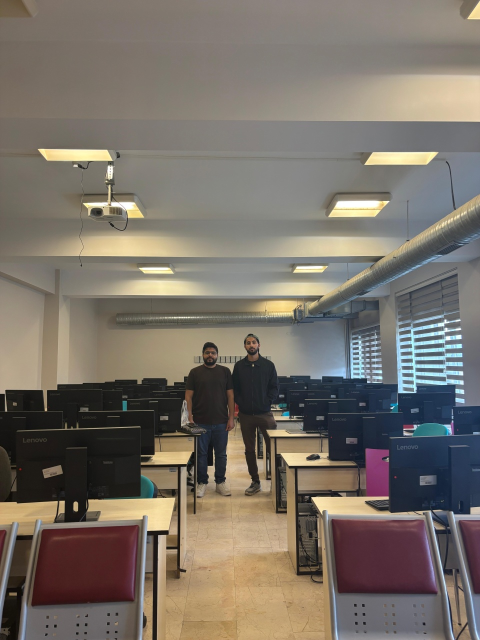
#> input picture dataset/images/far_faces/1.jpg, 960 x 1280 px (shown at 1/2 size); its folder holds only this picture in this run
$ python annotate.py
#> lines starting #> are read from the running program, lines starting #| are printed output that depends on the picture; after the words box and inside, x2 and y2 are one past the last pixel; in counts of white or black regions, pixels touching at a corner belong together
import os, glob, cv2

IMG_ROOT, LBL_ROOT = "dataset/images", "dataset/labels"
MAX_H = 900
boxes, drag, base, title = [], None, None, ""


def redraw():
    canvas = base.copy()
    for x1, y1, x2, y2 in boxes:
        cv2.rectangle(canvas, (x1, y1), (x2, y2), (0, 255, 0), 2)
    if drag:
        cv2.rectangle(canvas, drag[0], drag[1], (0, 255, 255), 1)
    cv2.putText(canvas, f"{title} faces: {len(boxes)}", (10, 30),
                cv2.FONT_HERSHEY_SIMPLEX, 0.8, (0, 0, 255), 2)
    cv2.imshow("annotate", canvas)


def on_mouse(event, x, y, flags, param):
    global drag
    if event == cv2.EVENT_LBUTTONDOWN:
        drag = [(x, y), (x, y)]
    elif event == cv2.EVENT_MOUSEMOVE and drag:
        drag[1] = (x, y)
        redraw()
    elif event == cv2.EVENT_LBUTTONUP and drag:
        (x1, y1), (x2, y2) = drag
        drag = None
        x1, x2 = sorted((x1, x2))
        y1, y2 = sorted((y1, y2))
        if x2 - x1 >= 5 and y2 - y1 >= 5:
            boxes.append((x1, y1, x2, y2))
        redraw()


def label_path(img_path):
    rel = os.path.relpath(img_path, IMG_ROOT)
    return os.path.join(LBL_ROOT, os.path.splitext(rel)[0] + ".txt")


def load(path, w, h):
    out = []
    if os.path.exists(path):
        with open(path) as f:
            for line in f:
                p = line.split()
                if len(p) == 5:
                    _, xc, yc, bw, bh = map(float, p)
                    out.append((int((xc - bw / 2) * w), int((yc - bh / 2) * h),
                                int((xc + bw / 2) * w), int((yc + bh / 2) * h)))
    return out


def save(path, w, h):
    os.makedirs(os.path.dirname(path), exist_ok=True)
    with open(path, "w") as f:
        for x1, y1, x2, y2 in boxes:
            f.write(f"0 {(x1 + x2) / 2 / w:.6f} {(y1 + y2) / 2 / h:.6f} "
                    f"{(x2 - x1) / w:.6f} {(y2 - y1) / h:.6f}\n")


paths = sorted(glob.glob(os.path.join(IMG_ROOT, "*", "*.jpg")),
               key=lambda p: (os.path.dirname(p),
                              int(os.path.splitext(os.path.basename(p))[0])))
cv2.namedWindow("annotate")
cv2.setMouseCallback("annotate", on_mouse)

i = 0
while 0 <= i < len(paths):
    img = cv2.imread(paths[i])
#> img is the input picture: shape (1280, 960, 3); mean B, G, R 103.9, 113.1, 120.7
    s = min(1.0, MAX_H / img.shape[0])
#> s = 0.703
    base = cv2.resize(img, None, fx=s, fy=s, interpolation=cv2.INTER_AREA)
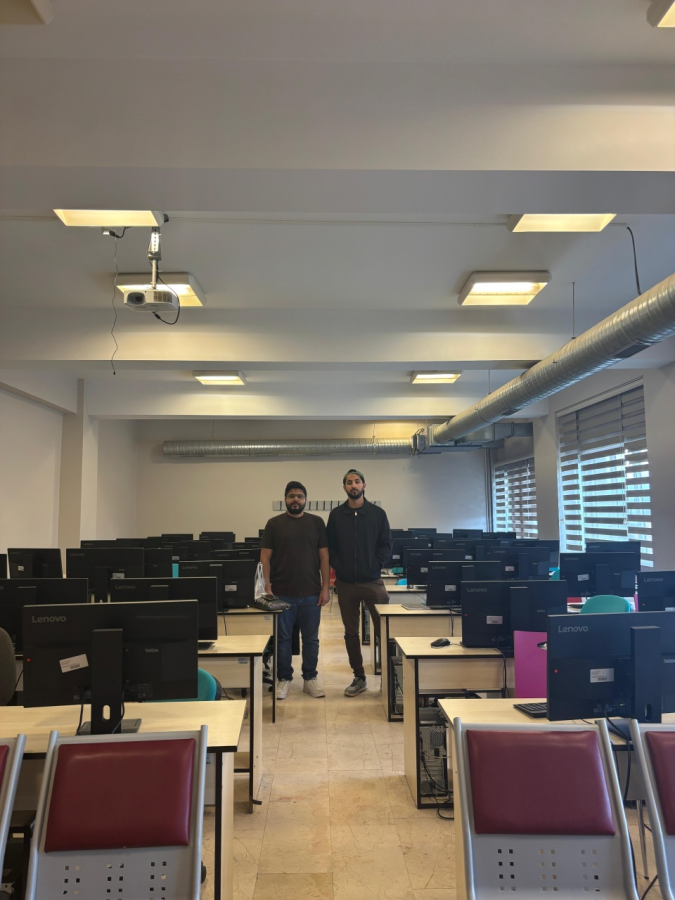
#> base: shape (900, 675, 3); mean B, G, R 103.9, 113.1, 120.7
    h, w = base.shape[:2]
#> h = 900; w = 675
    boxes = load(label_path(paths[i]), w, h)
#> boxes = []
    title = os.path.relpath(paths[i], IMG_ROOT)
    redraw()
#> in redraw, `cv2.putText(canvas, f"{title} faces: {len(boxes)}", (10, 30), cv2.FONT..`:
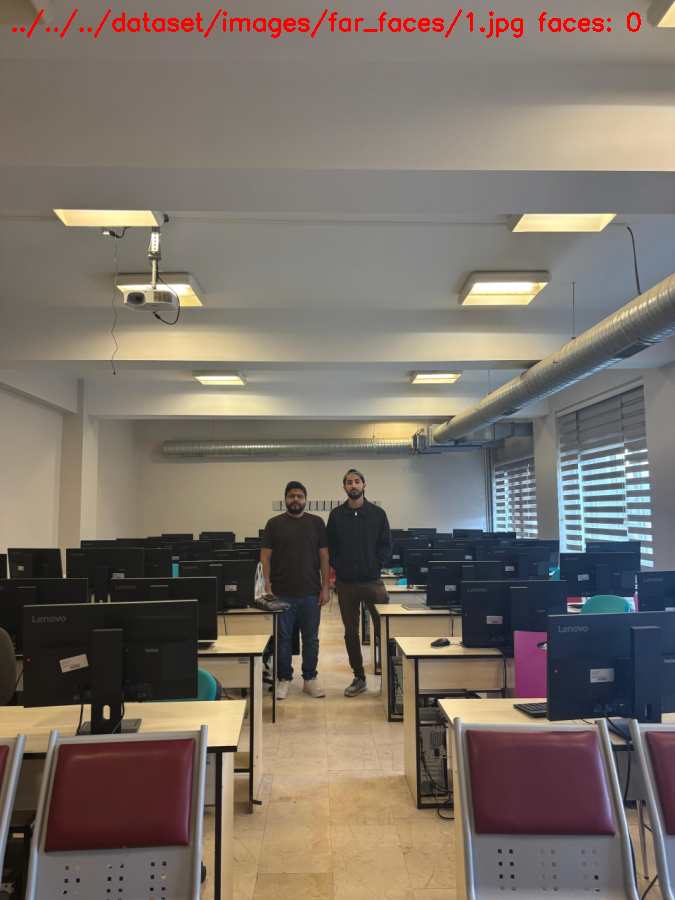
#> canvas: shape (900, 675, 3); 0.64% of pixels changed, all inside (x1, y1, x2, y2) = (12, 9, 641, 38)

    step = None
    while step is None:
        k = cv2.waitKey(20) & 0xFF
#> (key q is pressed here)
        if k in (ord("n"), 32):
            step = 1
        elif k == ord("p"):
            step = -1
        elif k == ord("s"):
            step = 1
            save_changes = False
        elif k == ord("u") and boxes:
            boxes.pop()
            redraw()
        elif k == ord("q"):
            step = 10 ** 6
    save(label_path(paths[i]), w, h)
    i += step

cv2.destroyAllWindows()

$ run again, on dataset/images/low_light/1.jpg
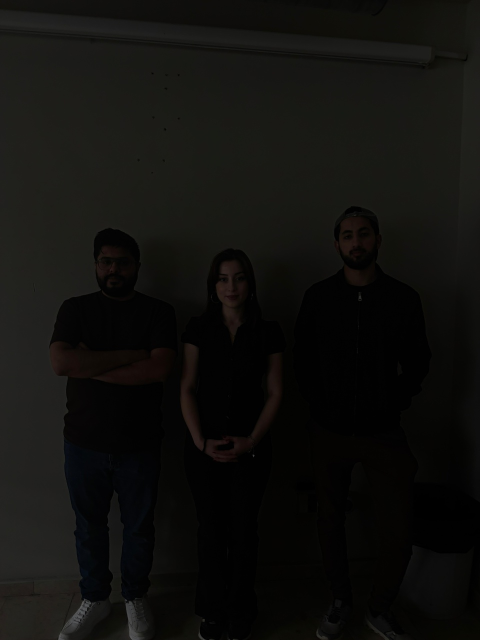
#> input picture dataset/images/low_light/1.jpg, 960 x 1280 px (shown at 1/2 size)
#> img is the input picture: shape (1280, 960, 3); mean B, G, R 13.6, 15.9, 16.2
#> `base = cv2.resize(img, None, fx=s, fy=s, interpolation=cv2.INTER_AREA)`:
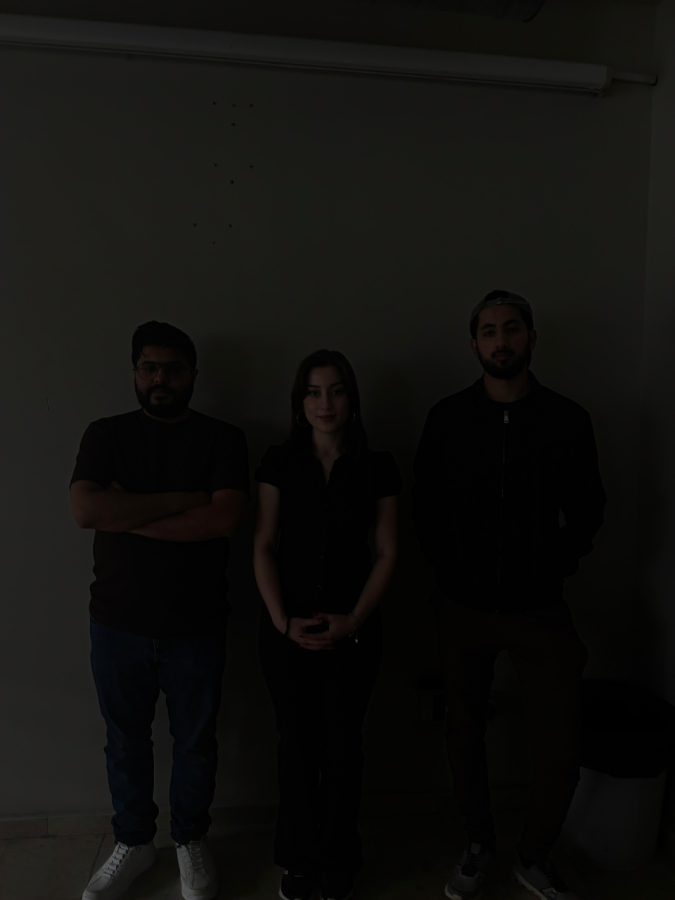
#> base: shape (900, 675, 3); mean B, G, R 13.6, 15.9, 16.2
#> in redraw, `cv2.putText(canvas, f"{title} faces: {len(boxes)}", (10, 30), cv2.FONT..`:
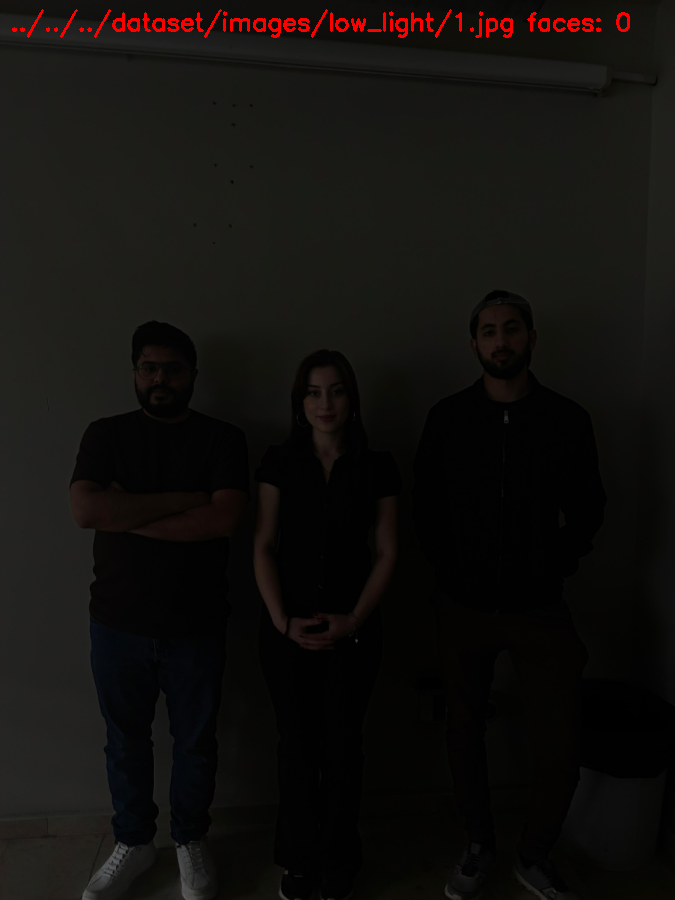
#> canvas: shape (900, 675, 3); 0.64% of pixels changed, all inside (x1, y1, x2, y2) = (12, 9, 630, 38)
